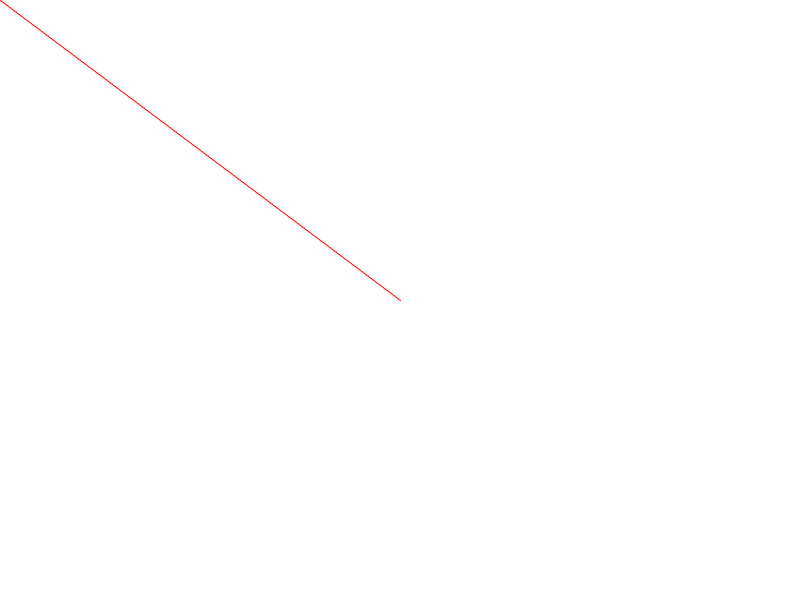
Frame 1 (no input)
Frame 60 (the mouse pressed at the canvas centre just before this capture): identical to frame 1, image omitted
Frame 120 (the mouse held since frame 60 and released just before this capture): blank canvas, image omitted

The Processing sketch that drew this single still picture (run headless with seeded random() and noise(); from frame 60 on, the mouse is pressed at the canvas centre):

// Processing sketch: sketch_03_interaction
// ── sketch_03_interaction.pde
float x;
float y;
color bg_color;
color line_color;

void setup()
{
  // set the size of the window
  size( 800, 600 );
  // tell Processing to make our lines look nicer
  smooth();
  // tell Processing to use an artist-friendlier color mode
  colorMode( HSB, 1.0 );
  // assign useful values to our variables
  line_color = color( 0.0, 1.0, 1.0 );
  bg_color = color( 0.0, 0.0, 1.0 );
  x = width / 2;
  y = height / 2;
}

void draw()
{
  // start with a white canvas
  background( bg_color );
  // draw a line from x, y to the mouse
  stroke( line_color );
  line( x, y, mouseX, mouseY );
}
